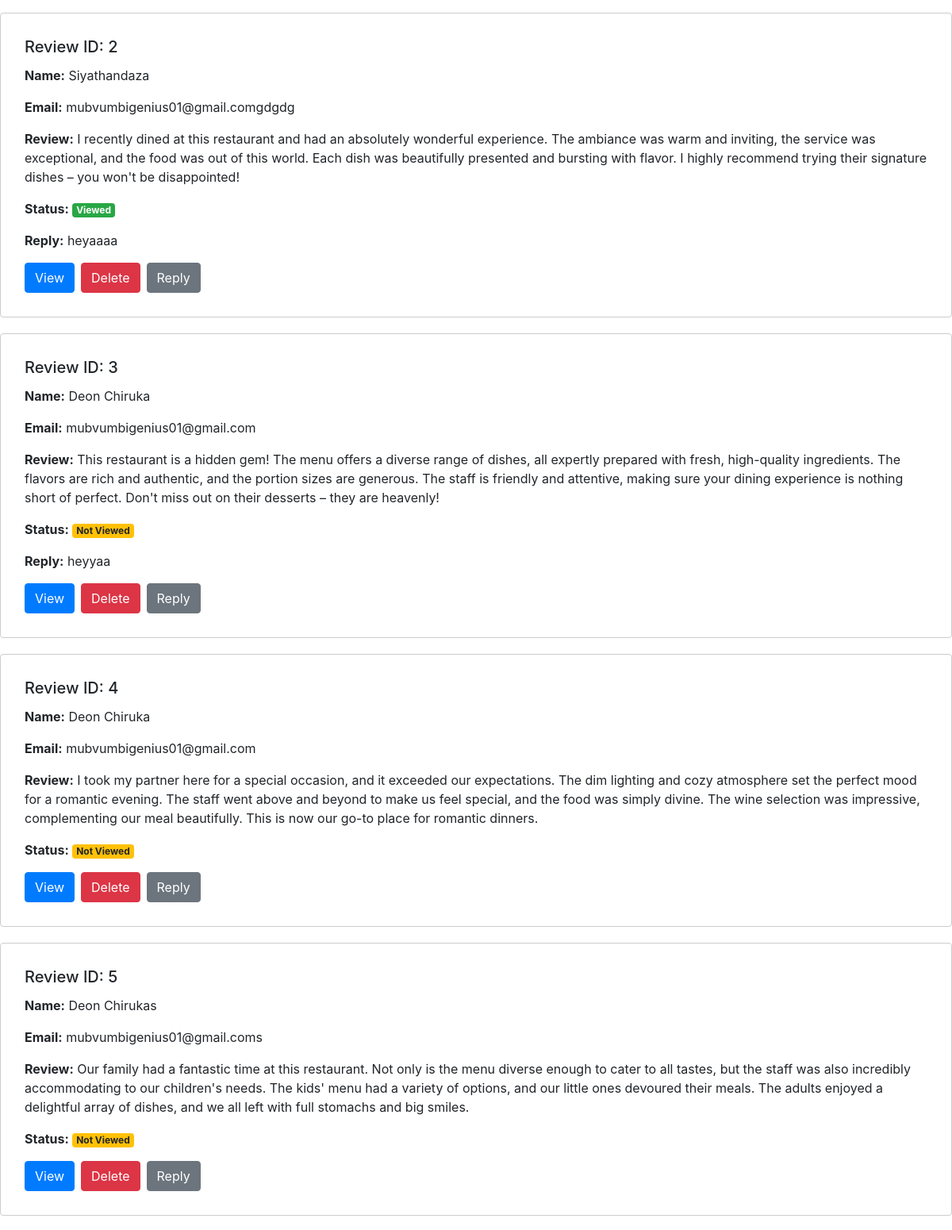
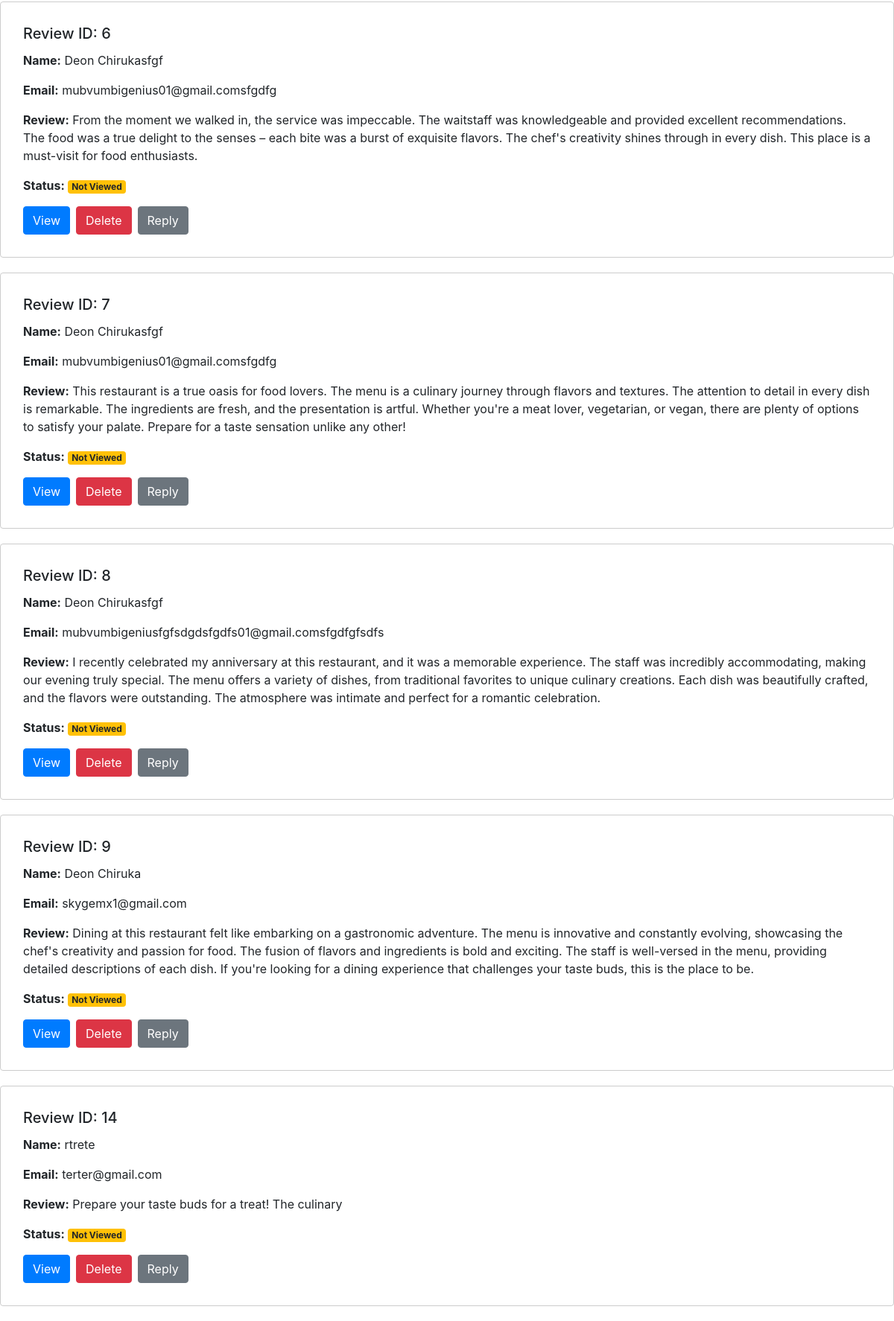
The app's page /admin.php with its own data (2 pictures, top to bottom).
### tables this page shows
CREATE TABLE `review` (
  `review_id` int(50) NOT NULL,
  `date` date NOT NULL,
  `time` time NOT NULL,
  `review` varchar(1000) NOT NULL,
  `stars` int(10) NOT NULL,
  `email` varchar(50) NOT NULL,
  `name` varchar(50) NOT NULL,
  `title` varchar(50) NOT NULL,
  `viewed` varchar(11) NOT NULL,
  `reply` varchar(50) NOT NULL,
  `parent_review_id` varchar(50) NOT NULL
);

### admin.php (the view, shortened to what this page needs)
<!DOCTYPE html>
<html lang="en">
<head>
    <link href="https://maxcdn.bootstrapcdn.com/bootstrap/4.5.2/css/bootstrap.min.css" rel="stylesheet">
</head>
<body>
<?php
$servername = "localhost";
$username = "root";
$database = "reviews";
$conn = new mysqli($servername, $username, "", $database);
$sql = "SELECT * FROM review";
$result = $conn->query($sql);
if ($result->num_rows > 0) {
    while ($row = $result->fetch_assoc()) {
echo "<div class='user-info card mt-3'>";
echo "<div class='card-body'>";
echo "<h5 class='card-title'>Review ID: {$row['review_id']}</h5>";
echo "<p class='card-text'><strong>Name:</strong> {$row['name']}</p>";
echo "<p class='card-text'><strong>Email:</strong> {$row['email']}</p>";
echo "<p class='card-text'><strong>Review:</strong> {$row['review']}</p>";
if ($row['viewed'] == 1) {
    echo "<p class='card-text'><strong>Status:</strong> <span class='badge badge-success'>Viewed</span></p>";
} else {
    echo "<p class='card-text'><strong>Status:</strong> <span class='badge badge-warning'>Not Viewed</span></p>";
}
if (!empty($row['reply'])) {
    echo "<p class='card-text'><strong>Reply:</strong> {$row['reply']}</p>";
}
echo "<button class='btn btn-primary view-btn mr-2' data-review-id='{$row['review_id']}'>View</button>";
echo "<button class='btn btn-danger delete-btn mr-2' data-review-id='{$row['review_id']}'>Delete</button>";
echo "<button class='btn btn-secondary reply-btn' data-review-id='{$row['review_id']}'>Reply</button>";
echo "</div>";
echo "</div>";
    }
} else {
    echo "No reviews found.";
}
?>
</body>
</html>

### admin.php (style rules this page uses)
.user-info { margin-bottom: 20px; padding: 10px; border: 1px solid #ccc; }

### records on screen
review: review_id "2", name "Siyathandaza", email "mubvumbigenius01@gmail.comgdgdg", review "I recently dined at this restaurant and had an absolutely wonderful experience. The ambiance was warm and inviting, the service was exceptional, and the food was out of this world. Each dish was beautifully presented and bursting with flavor. I highly recommend trying their signature dishes – you won't be disappointed!", shows "Status:", viewed "Viewed", reply "heyaaaa"
review: review_id "3", name "Deon Chiruka", email "mubvumbigenius01@gmail.com", review "This restaurant is a hidden gem! The menu offers a diverse range of dishes, all expertly prepared with fresh, high-quality ingredients. The flavors are rich and authentic, and the portion sizes are generous. The staff is friendly and attentive, making sure your dining experience is nothing short of perfect. Don't miss out on their desserts – they are heavenly!", shows "Status:", viewed "Not Viewed", reply "heyyaa"
review: review_id "4", name "Deon Chiruka", email "mubvumbigenius01@gmail.com", review "I took my partner here for a special occasion, and it exceeded our expectations. The dim lighting and cozy atmosphere set the perfect mood for a romantic evening. The staff went above and beyond to make us feel special, and the food was simply divine. The wine selection was impressive, complementing our meal beautifully. This is now our go-to place for romantic dinners.", shows "Status:", viewed "Not Viewed"
review: review_id "5", name "Deon Chirukas", email "mubvumbigenius01@gmail.coms", review "Our family had a fantastic time at this restaurant. Not only is the menu diverse enough to cater to all tastes, but the staff was also incredibly accommodating to our children's needs. The kids' menu had a variety of options, and our little ones devoured their meals. The adults enjoyed a delightful array of dishes, and we all left with full stomachs and big smiles.", shows "Status:", viewed "Not Viewed"
review: review_id "6", name "Deon Chirukasfgf", email "mubvumbigenius01@gmail.comsfgdfg", review "From the moment we walked in, the service was impeccable. The waitstaff was knowledgeable and provided excellent recommendations. The food was a true delight to the senses – each bite was a burst of exquisite flavors. The chef's creativity shines through in every dish. This place is a must-visit for food enthusiasts.", shows "Status:", viewed "Not Viewed"
review: review_id "7", name "Deon Chirukasfgf", email "mubvumbigenius01@gmail.comsfgdfg", review "This restaurant is a true oasis for food lovers. The menu is a culinary journey through flavors and textures. The attention to detail in every dish is remarkable. The ingredients are fresh, and the presentation is artful. Whether you're a meat lover, vegetarian, or vegan, there are plenty of options to satisfy your palate. Prepare for a taste sensation unlike any other!", shows "Status:", viewed "Not Viewed"
review: review_id "8", name "Deon Chirukasfgf", email "mubvumbigeniusfgfsdgdsfgdfs01@gmail.comsfgdfgfsdfs", review "I recently celebrated my anniversary at this restaurant, and it was a memorable experience. The staff was incredibly accommodating, making our evening truly special. The menu offers a variety of dishes, from traditional favorites to unique culinary creations. Each dish was beautifully crafted, and the flavors were outstanding. The atmosphere was intimate and perfect for a romantic celebration.", shows "Status:", viewed "Not Viewed"
review: review_id "9", name "Deon Chiruka", email "skygemx1@gmail.com", review "Dining at this restaurant felt like embarking on a gastronomic adventure. The menu is innovative and constantly evolving, showcasing the chef's creativity and passion for food. The fusion of flavors and ingredients is bold and exciting. The staff is well-versed in the menu, providing detailed descriptions of each dish. If you're looking for a dining experience that challenges your taste buds, this is the place to be.", shows "Status:", viewed "Not Viewed"
review: review_id "14", name "rtrete", email "terter@gmail.com", review "Prepare your taste buds for a treat! The culinary", shows "Status:", viewed "Not Viewed"
